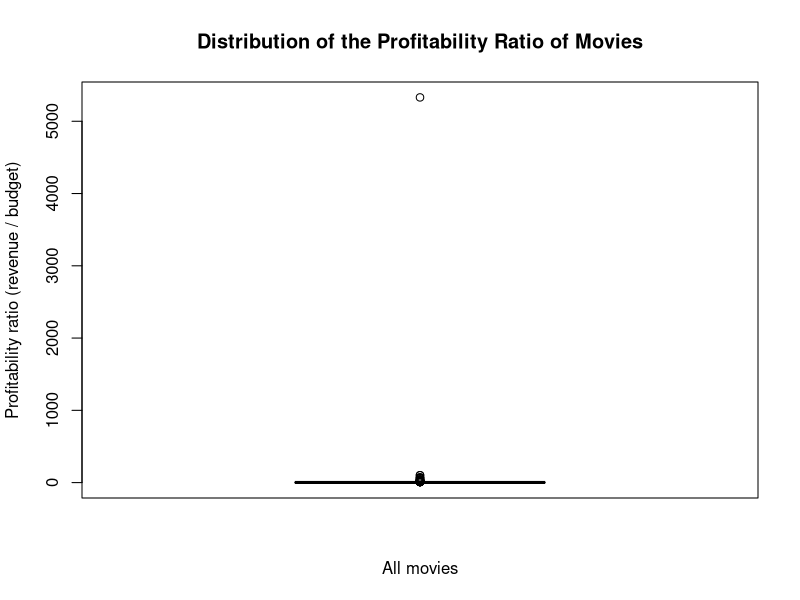
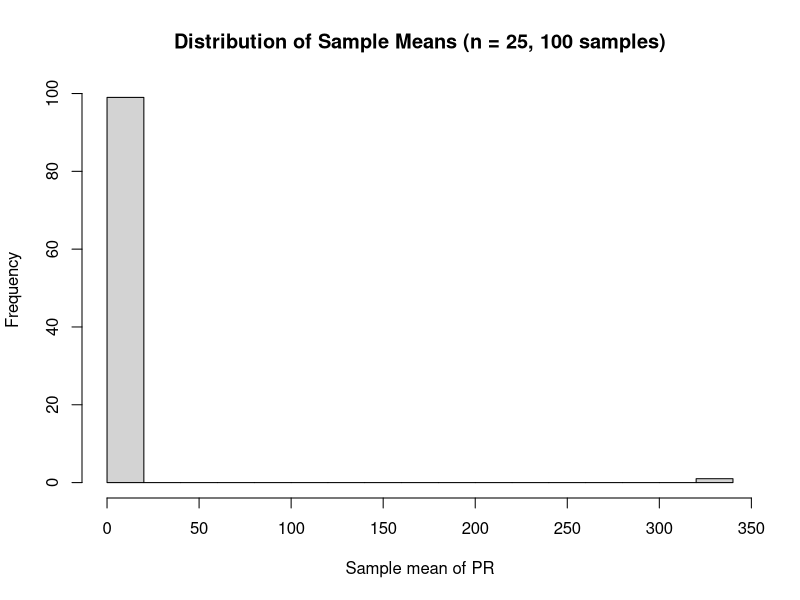
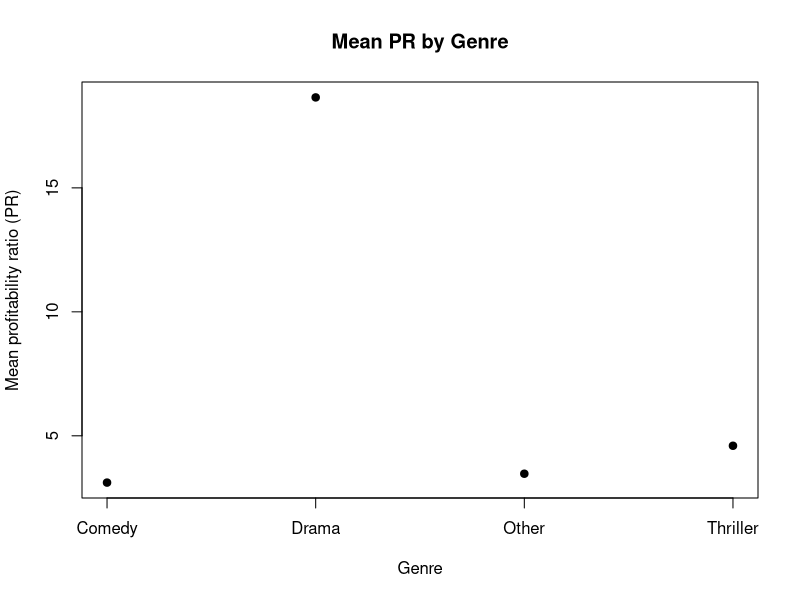
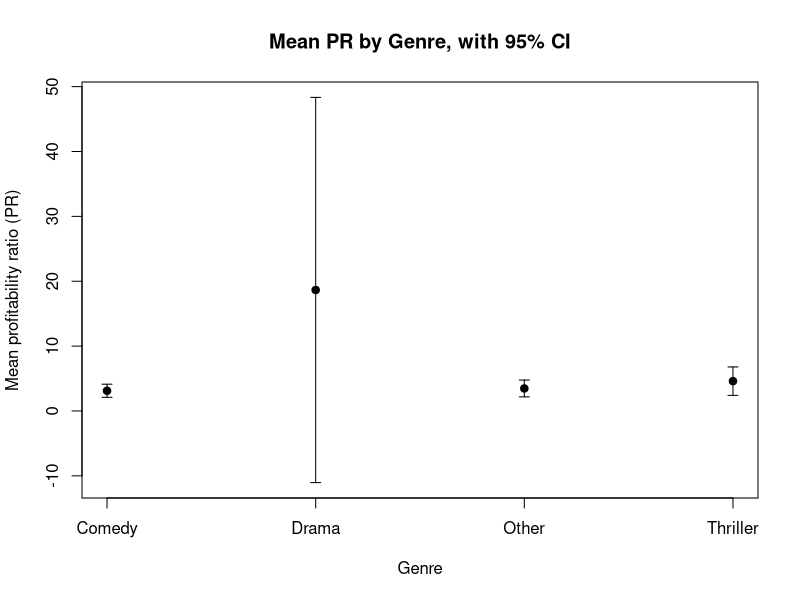
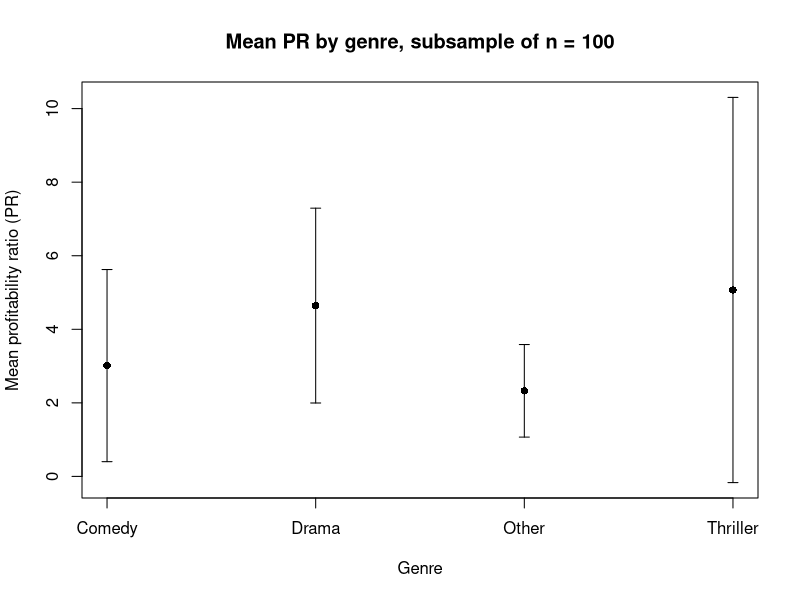
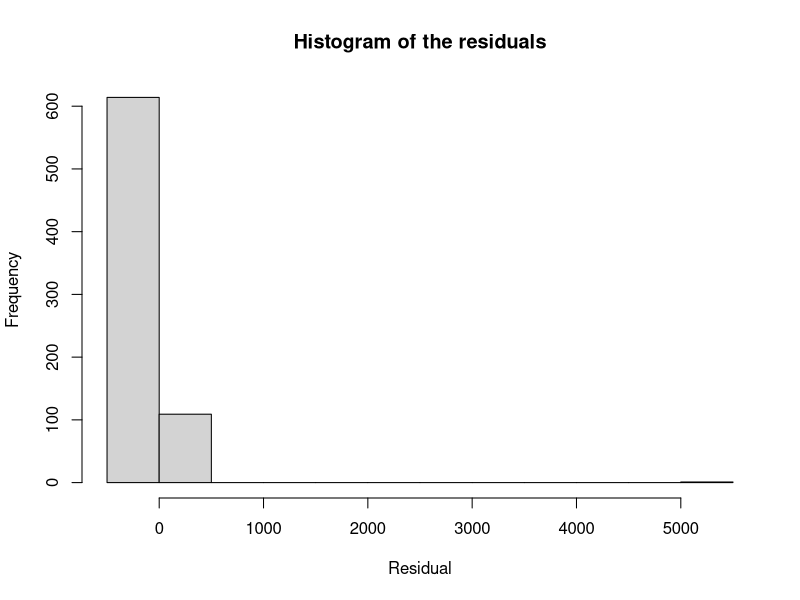
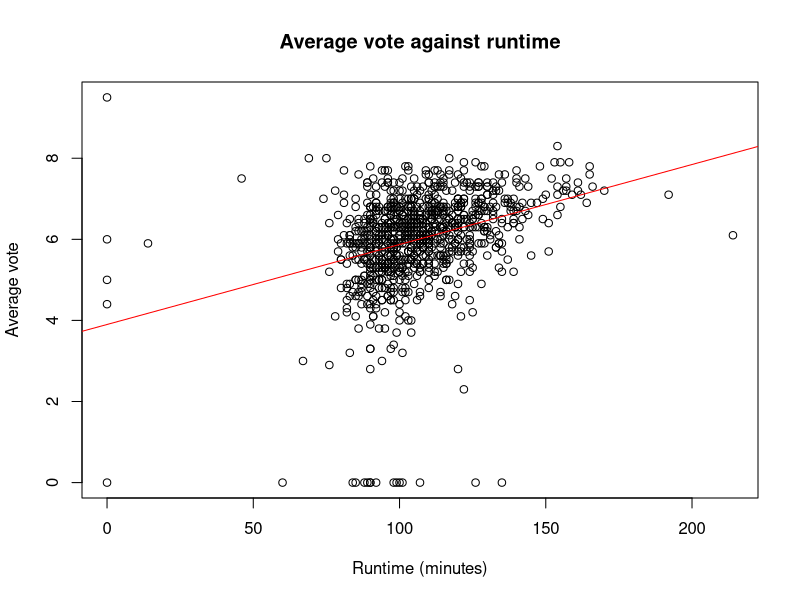
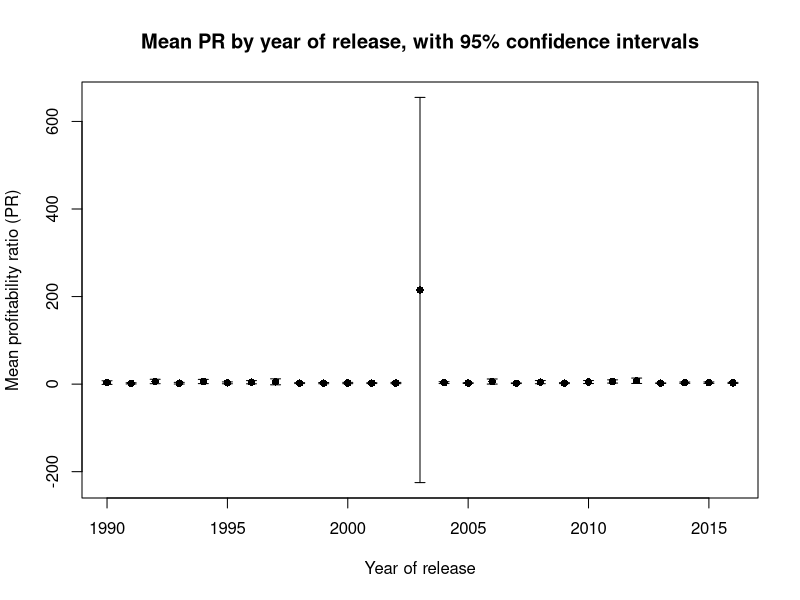

Source code (R) for these figures, in order:
## ---- chunk 1
knitr::opts_chunk$set(echo = TRUE)
## ---- chunk 2
movies <- read.delim("movies5.csv")   
dim(movies)                           # 909 observations, 19 variables
length(unique(movies$index))          # 909 distinct movies = subjects
## ---- chunk 3
sapply(movies, class)
str(movies$genre)
## ---- chunk 4
movies$PR <- movies$revenue / movies$budget
mean(movies$PR, na.rm = TRUE)    # Inf
median(movies$PR, na.rm = TRUE)  # 1.85
max(movies$PR, na.rm = TRUE)     # Inf
min(movies$PR, na.rm = TRUE)     # 0

## ---- chunk 5

sum(movies$budget == 0 & movies$revenue > 0)

## ---- chunk 6

sum(movies$budget == 0 & movies$revenue == 0)   # the amount of movies which get NA
## ---- chunk 7
movies$PR[is.infinite(movies$PR)] <- NA
mean(movies$PR, na.rm = TRUE)     # 10.96897
median(movies$PR, na.rm = TRUE)   # 1.750424
max(movies$PR, na.rm = TRUE)      # 5330.339
min(movies$PR, na.rm = TRUE)      # 0


## ---- chunk 8

mean(movies$PR >= 1, na.rm = TRUE)   # 0.6395
sum(movies$PR >= 1, na.rm = TRUE)    # 463

## ---- chunk 9
boxplot(movies$PR,
        main = "Distribution of the Profitability Ratio of Movies",
        xlab = "All movies",
        ylab = "Profitability ratio (revenue / budget)")
summary(movies$PR)


## ---- chunk 10
table(movies$director_gender, useNA = "ifany")
mean(movies$director_gender == "male", na.rm = TRUE)     # 0.9049
mean(movies$director_gender == "female", na.rm = TRUE)   # 0.0951

## ---- chunk 11
pnorm(120, mean = 107, sd = 22) - pnorm(90, mean = 107, sd = 22)

## ---- chunk 12
mean(movies$runtime >= 90 & movies$runtime <= 120) 
sd(movies$runtime)

## ---- chunk 13
notmale <- movies[movies$director_gender == "female" & !is.na(movies$director_gender), ]
p_d <- mean(notmale$runtime >= 120, na.rm = TRUE)
p_d

## ---- chunk 14
mean(movies$PR, na.rm = TRUE)

## ---- chunk 15
set.seed(123)
movies_sample <- movies[sample(nrow(movies), 25), ]
mean(movies_sample$PR, na.rm = TRUE)

## ---- chunk 16
set.seed(123)
sample_means <- numeric(100)
for (i in 1:100) {
  s <- movies[sample(nrow(movies), 25), ]
  sample_means[i] <- mean(s$PR, na.rm = TRUE)
}
sample_means

## ---- chunk 17
summary(sample_means)
sd(sample_means)
hist(sample_means,
     main = "Distribution of Sample Means (n = 25, 100 samples)",
     xlab = "Sample mean of PR",
     breaks = 20)

## ---- chunk 18
thriller <- movies [movies$genre == "Thriller" & !is.na(movies$genre), ]
t.test(thriller$vote_average, conf.level = 0.99)


## ---- chunk 19

t.test(thriller$vote_average, mu = 6.5, alternative = "less")
qt(0.05, df = 126)   # critical value, -1.657

## ---- chunk 20
table(movies$first_actor_gender)


## ---- chunk 21
prop.test(649, 872, p=0.5) 


## ---- chunk 22
var(movies$PR[movies$first_actor_gender == "male"], na.rm = TRUE)
var(movies$PR[movies$first_actor_gender == "female"], na.rm = TRUE)

## ---- chunk 23
s2_f <- var(movies$PR[movies$first_actor_gender == "female"], na.rm = TRUE)
n_f  <- sum(!is.na(movies$PR[movies$first_actor_gender == "female"]))
chi  <- (n_f - 1) * s2_f / 69.36
chi                                   
qchisq(c(0.025, 0.975), df = n_f - 1)      
2 * (1 - pchisq(chi, df = n_f - 1)) 


## ---- chunk 24
top3 <- names(sort(table(movies$genre), decreasing = TRUE))[1:3]
movies$genre2 <- ifelse(movies$genre %in% top3, movies$genre, "Other")
table(movies$genre2)
## ---- chunk 25
means <- aggregate(PR ~ genre2, data = movies, FUN = mean, na.rm = TRUE)
means

plot(1:nrow(means), means$PR, xaxt = "n",
     xlab = "Genre", ylab = "Mean profitability ratio (PR)",
     main = "Mean PR by Genre",
     pch = 19)
axis(1, at = 1:nrow(means), labels = means$genre2)
## ---- chunk 26
genres <- sort(unique(movies$genre2))
means <- tapply(movies$PR, movies$genre2, mean, na.rm = TRUE)

ci <- sapply(genres, function(g) {
  x <- movies$PR[movies$genre2 == g]
  x <- x[!is.na(x)]
  qt(0.975, length(x) - 1) * sd(x) / sqrt(length(x))
})

plot(1:4, means, xaxt = "n", pch = 19,
     ylim = c(min(means - ci), max(means + ci)),
     xlab = "Genre", ylab = "Mean profitability ratio (PR)",
     main = "Mean PR by Genre, with 95% CI")
axis(1, at = 1:4, labels = genres)
arrows(1:4, means - ci, 1:4, means + ci, angle = 90, code = 3, length = 0.05)
## ---- chunk 27
set.seed(1)
movies_sub100 <- movies[sample(nrow(movies), 100), ]

genres_sub <- sort(unique(movies_sub100$genre2))
means_sub <- tapply(movies_sub100$PR, movies_sub100$genre2, mean, na.rm = TRUE)

ci_sub <- sapply(genres_sub, function(g) {
  x <- movies_sub100$PR[movies_sub100$genre2 == g]
  x <- x[!is.na(x)]
  qt(0.975, length(x) - 1) * sd(x) / sqrt(length(x))
})

plot(1:length(genres_sub), means_sub, xaxt = "n", pch = 16,
     ylim = c(min(means_sub - ci_sub), max(means_sub + ci_sub)),
     main = "Mean PR by genre, subsample of n = 100",
     xlab = "Genre",
     ylab = "Mean profitability ratio (PR)")

axis(1, at = 1:length(genres_sub), labels = genres_sub)
arrows(1:length(genres_sub), means_sub - ci_sub,
       1:length(genres_sub), means_sub + ci_sub,
       angle = 90, code = 3, length = 0.05)

means_sub
ci_sub
## ---- chunk 28
model <- lm(PR ~ budget, data = movies)
summary(model)

## ---- chunk 29
coef(model)
coef(model)[2] * 1000000   # effect of a 1 million increase in budget

## ---- chunk 30
summary(model)$coefficients 

## ---- chunk 31


## ---- chunk 32
hist(resid(model),
     main = "Histogram of the residuals",
     xlab = "Residual",
     ylab = "Frequency")

## ---- chunk 33
h <- hatvalues(model)
crit <- 2 * 2 / length(h)   # 2(k+1)/n with k = 1
crit
sum(h > crit)
max(h)

## ---- chunk 34
movies_sub <- movies[!is.na(movies$PR) & !is.na(movies$budget), ]
movies_sub <- movies_sub[hatvalues(model) <= crit, ]

model2 <- lm(PR ~ budget, data = movies_sub)
summary(model2)

## ---- chunk 35
model3 <- lm(vote_average ~ runtime, data = movies)

plot(movies$runtime, movies$vote_average,
     main = "Average vote against runtime",
     xlab = "Runtime (minutes)",
     ylab = "Average vote")
abline(model3, col = "red")

summary(model3)

## ---- chunk 36
movies$pred_vote <- predict(model3, newdata = movies)
movies$res_vote  <- movies$vote_average - movies$pred_vote

head(movies[order(-movies$res_vote), c("title", "runtime", "vote_average", "pred_vote", "res_vote")], 5)

## ---- chunk 37
years <- sort(unique(movies$release_year))

means_yr <- tapply(movies$PR, movies$release_year, mean, na.rm = TRUE)

ci_yr <- sapply(years, function(y) {
  x <- movies$PR[movies$release_year == y]
  x <- x[!is.na(x)]
  qt(0.975, length(x) - 1) * sd(x) / sqrt(length(x))
})

plot(years, means_yr, pch = 16,
     ylim = c(min(means_yr - ci_yr), max(means_yr + ci_yr)),
     main = "Mean PR by year of release, with 95% confidence intervals",
     xlab = "Year of release",
     ylab = "Mean profitability ratio (PR)")
arrows(years, means_yr - ci_yr, years, means_yr + ci_yr,
       angle = 90, code = 3, length = 0.05)

## ---- chunk 38
model_b <- lm(PR ~ log(budget) + genre2 + release_year, data = movies)
summary(model_b)

## ---- chunk 39
#WRITE YOUR CODE HERE

## ---- chunk 40
#WRITE YOUR CODE HERE

## ---- chunk 41
#WRITE YOUR CODE HERE
